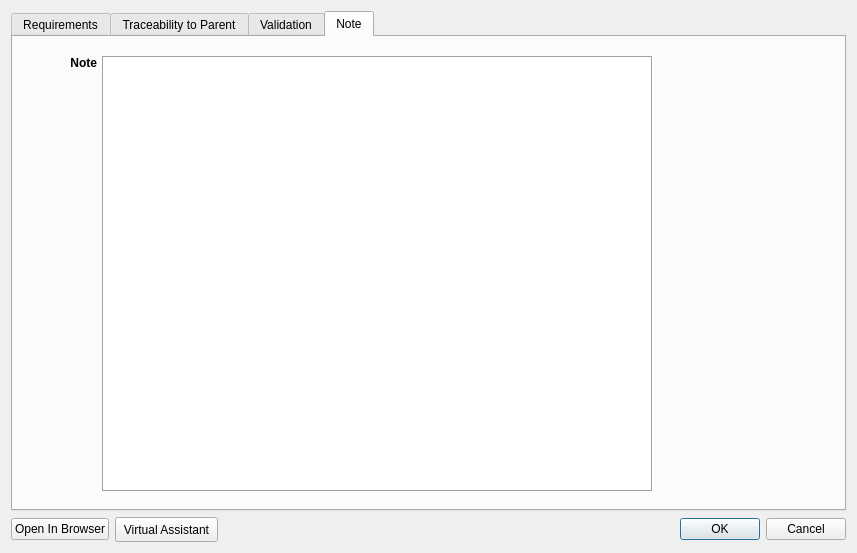
<?xml version="1.0" encoding="UTF-8"?>
<ui version="4.0">
 <class>BasicRequirementDialog</class>
 <widget class="QDialog" name="BasicRequirementDialog">
  <property name="geometry">
   <rect>
    <x>0</x>
    <y>0</y>
    <width>857</width>
    <height>553</height>
   </rect>
  </property>
  <property name="minimumSize">
   <size>
    <width>750</width>
    <height>0</height>
   </size>
  </property>
  <property name="windowTitle">
   <string>Requirement Editor</string>
  </property>
  <layout class="QGridLayout" name="columnLayout" columnstretch="0">
   <property name="sizeConstraint">
    <enum>QLayout::SetNoConstraint</enum>
   </property>
   <item row="3" column="0">
    <layout class="QHBoxLayout" name="horizontalLayout_2">
     <item>
      <widget class="QPushButton" name="browserButton">
       <property name="text">
        <string>Open In Browser</string>
       </property>
      </widget>
     </item>
     <item>
      <widget class="QPushButton" name="virtualassistantButton">
       <property name="minimumSize">
        <size>
         <width>103</width>
         <height>25</height>
        </size>
       </property>
       <property name="text">
        <string>Virtual Assistant</string>
       </property>
      </widget>
     </item>
     <item>
      <widget class="QDialogButtonBox" name="buttonBox">
       <property name="sizePolicy">
        <sizepolicy hsizetype="Preferred" vsizetype="Fixed">
         <horstretch>0</horstretch>
         <verstretch>0</verstretch>
        </sizepolicy>
       </property>
       <property name="orientation">
        <enum>Qt::Horizontal</enum>
       </property>
       <property name="standardButtons">
        <set>QDialogButtonBox::Cancel|QDialogButtonBox::Ok</set>
       </property>
      </widget>
     </item>
    </layout>
   </item>
   <item row="1" column="0">
    <widget class="QTabWidget" name="tabWidget">
     <property name="currentIndex">
      <number>3</number>
     </property>
     <widget class="QWidget" name="requirementTab">
      <attribute name="title">
       <string>Requirements</string>
      </attribute>
      <widget class="QWidget" name="layoutWidget">
       <property name="geometry">
        <rect>
         <x>0</x>
         <y>9</y>
         <width>828</width>
         <height>401</height>
        </rect>
       </property>
       <layout class="QVBoxLayout" name="verticalLayout_2">
        <property name="spacing">
         <number>5</number>
        </property>
        <property name="leftMargin">
         <number>10</number>
        </property>
        <property name="topMargin">
         <number>5</number>
        </property>
        <property name="rightMargin">
         <number>10</number>
        </property>
        <property name="bottomMargin">
         <number>5</number>
        </property>
        <item>
         <layout class="QHBoxLayout" name="horizontalLayout_4">
          <property name="sizeConstraint">
           <enum>QLayout::SetMinimumSize</enum>
          </property>
          <property name="leftMargin">
           <number>0</number>
          </property>
          <property name="topMargin">
           <number>5</number>
          </property>
          <item>
           <widget class="QLabel" name="titleLabel">
            <property name="sizePolicy">
             <sizepolicy hsizetype="Preferred" vsizetype="Preferred">
              <horstretch>0</horstretch>
              <verstretch>0</verstretch>
             </sizepolicy>
            </property>
            <property name="minimumSize">
             <size>
              <width>100</width>
              <height>0</height>
             </size>
            </property>
            <property name="maximumSize">
             <size>
              <width>16777215</width>
              <height>16777215</height>
             </size>
            </property>
            <property name="text">
             <string>&lt;html&gt;&lt;head/&gt;&lt;body&gt;&lt;p&gt;&lt;span style=&quot; font-weight:700;&quot;&gt;Title&lt;/span&gt;&lt;/p&gt;&lt;/body&gt;&lt;/html&gt;</string>
            </property>
            <property name="alignment">
             <set>Qt::AlignLeading|Qt::AlignLeft|Qt::AlignTop</set>
            </property>
           </widget>
          </item>
          <item>
           <widget class="QLineEdit" name="titleLineEdit">
            <property name="minimumSize">
             <size>
              <width>550</width>
              <height>0</height>
             </size>
            </property>
            <property name="baseSize">
             <size>
              <width>500</width>
              <height>0</height>
             </size>
            </property>
           </widget>
          </item>
         </layout>
        </item>
        <item>
         <layout class="QHBoxLayout" name="horizontalLayout_5">
          <property name="topMargin">
           <number>5</number>
          </property>
          <item>
           <widget class="QLabel" name="IdLabel">
            <property name="minimumSize">
             <size>
              <width>100</width>
              <height>0</height>
             </size>
            </property>
            <property name="text">
             <string>&lt;html&gt;&lt;head/&gt;&lt;body&gt;&lt;p&gt;&lt;span style=&quot; font-weight:700;&quot;&gt;Requirement Identifier&lt;/span&gt;&lt;/p&gt;&lt;/body&gt;&lt;/html&gt;</string>
            </property>
            <property name="alignment">
             <set>Qt::AlignLeading|Qt::AlignLeft|Qt::AlignTop</set>
            </property>
            <property name="wordWrap">
             <bool>true</bool>
            </property>
           </widget>
          </item>
          <item>
           <layout class="QHBoxLayout" name="horizontalLayout">
            <property name="spacing">
             <number>10</number>
            </property>
            <property name="sizeConstraint">
             <enum>QLayout::SetFixedSize</enum>
            </property>
            <item>
             <widget class="QLineEdit" name="idLineEdit">
              <property name="minimumSize">
               <size>
                <width>280</width>
                <height>0</height>
               </size>
              </property>
              <property name="toolTip">
               <string>The #reqif keyword will be added before this ID</string>
              </property>
              <property name="readOnly">
               <bool>false</bool>
              </property>
             </widget>
            </item>
            <item>
             <widget class="QLabel" name="notUniqueIDLabel">
              <property name="minimumSize">
               <size>
                <width>160</width>
                <height>0</height>
               </size>
              </property>
              <property name="text">
               <string>This Requirement Identifier is not unique</string>
              </property>
              <property name="wordWrap">
               <bool>true</bool>
              </property>
             </widget>
            </item>
           </layout>
          </item>
         </layout>
        </item>
        <item>
         <layout class="QHBoxLayout" name="horizontalLayout_8">
          <property name="leftMargin">
           <number>0</number>
          </property>
          <property name="topMargin">
           <number>5</number>
          </property>
          <item>
           <widget class="QLabel" name="label_6">
            <property name="minimumSize">
             <size>
              <width>100</width>
              <height>0</height>
             </size>
            </property>
            <property name="maximumSize">
             <size>
              <width>86</width>
              <height>16777215</height>
             </size>
            </property>
            <property name="text">
             <string>&lt;html&gt;&lt;head/&gt;&lt;body&gt;&lt;p&gt;&lt;span style=&quot; font-weight:700;&quot;&gt;Specification&lt;/span&gt;&lt;/p&gt;&lt;/body&gt;&lt;/html&gt;</string>
            </property>
            <property name="alignment">
             <set>Qt::AlignLeading|Qt::AlignLeft|Qt::AlignVCenter</set>
            </property>
           </widget>
          </item>
          <item>
           <widget class="QComboBox" name="specificationComboBox">
            <property name="minimumSize">
             <size>
              <width>80</width>
              <height>0</height>
             </size>
            </property>
            <property name="maximumSize">
             <size>
              <width>80</width>
              <height>16777215</height>
             </size>
            </property>
            <property name="sizeIncrement">
             <size>
              <width>0</width>
              <height>0</height>
             </size>
            </property>
            <item>
             <property name="text">
              <string>SRS</string>
             </property>
            </item>
            <item>
             <property name="text">
              <string>SSS</string>
             </property>
            </item>
           </widget>
          </item>
          <item>
           <widget class="QLabel" name="labelType">
            <property name="minimumSize">
             <size>
              <width>120</width>
              <height>0</height>
             </size>
            </property>
            <property name="maximumSize">
             <size>
              <width>60</width>
              <height>16777215</height>
             </size>
            </property>
            <property name="text">
             <string>&lt;html&gt;&lt;head/&gt;&lt;body&gt;&lt;p&gt;&lt;span style=&quot; font-weight:700;&quot;&gt;Requirement Type&lt;/span&gt;&lt;/p&gt;&lt;/body&gt;&lt;/html&gt;</string>
            </property>
            <property name="alignment">
             <set>Qt::AlignLeading|Qt::AlignLeft|Qt::AlignVCenter</set>
            </property>
            <property name="wordWrap">
             <bool>true</bool>
            </property>
           </widget>
          </item>
          <item>
           <widget class="QComboBox" name="typeComboBox">
            <property name="minimumSize">
             <size>
              <width>180</width>
              <height>0</height>
             </size>
            </property>
           </widget>
          </item>
         </layout>
        </item>
        <item>
         <layout class="QHBoxLayout" name="horizontalLayout_6">
          <property name="topMargin">
           <number>10</number>
          </property>
          <item>
           <widget class="QLabel" name="descriptionLabel">
            <property name="minimumSize">
             <size>
              <width>100</width>
              <height>0</height>
             </size>
            </property>
            <property name="text">
             <string>&lt;html&gt;&lt;head/&gt;&lt;body&gt;&lt;p&gt;&lt;span style=&quot; font-weight:700;&quot;&gt;Requirement&lt;/span&gt;&lt;/p&gt;&lt;/body&gt;&lt;/html&gt;</string>
            </property>
            <property name="alignment">
             <set>Qt::AlignLeading|Qt::AlignLeft|Qt::AlignTop</set>
            </property>
            <property name="wordWrap">
             <bool>true</bool>
            </property>
           </widget>
          </item>
          <item>
           <widget class="QTextEdit" name="descriptionTextEdit">
            <property name="minimumSize">
             <size>
              <width>700</width>
              <height>0</height>
             </size>
            </property>
           </widget>
          </item>
         </layout>
        </item>
        <item>
         <layout class="QHBoxLayout" name="horizontalLayout_11">
          <property name="spacing">
           <number>5</number>
          </property>
          <property name="leftMargin">
           <number>0</number>
          </property>
          <property name="topMargin">
           <number>5</number>
          </property>
          <property name="rightMargin">
           <number>0</number>
          </property>
          <property name="bottomMargin">
           <number>5</number>
          </property>
          <item>
           <widget class="QLabel" name="priorityLabel">
            <property name="minimumSize">
             <size>
              <width>100</width>
              <height>0</height>
             </size>
            </property>
            <property name="maximumSize">
             <size>
              <width>75</width>
              <height>16777215</height>
             </size>
            </property>
            <property name="layoutDirection">
             <enum>Qt::LeftToRight</enum>
            </property>
            <property name="text">
             <string>&lt;html&gt;&lt;head/&gt;&lt;body&gt;&lt;p&gt;&lt;span style=&quot; font-weight:700;&quot;&gt;Priority&lt;/span&gt;&lt;/p&gt;&lt;/body&gt;&lt;/html&gt;</string>
            </property>
            <property name="textFormat">
             <enum>Qt::RichText</enum>
            </property>
            <property name="alignment">
             <set>Qt::AlignLeading|Qt::AlignLeft|Qt::AlignVCenter</set>
            </property>
           </widget>
          </item>
          <item>
           <widget class="QComboBox" name="priorityComboBox">
            <property name="minimumSize">
             <size>
              <width>180</width>
              <height>0</height>
             </size>
            </property>
            <property name="maximumSize">
             <size>
              <width>200</width>
              <height>16777215</height>
             </size>
            </property>
           </widget>
          </item>
          <item>
           <widget class="QLabel" name="statusLabel">
            <property name="minimumSize">
             <size>
              <width>100</width>
              <height>0</height>
             </size>
            </property>
            <property name="maximumSize">
             <size>
              <width>150</width>
              <height>16777215</height>
             </size>
            </property>
            <property name="text">
             <string>&lt;html&gt;&lt;head/&gt;&lt;body&gt;&lt;p&gt;&lt;span style=&quot; font-weight:700;&quot;&gt;Requirement Status&lt;/span&gt;&lt;/p&gt;&lt;/body&gt;&lt;/html&gt;</string>
            </property>
            <property name="alignment">
             <set>Qt::AlignRight|Qt::AlignTrailing|Qt::AlignVCenter</set>
            </property>
           </widget>
          </item>
          <item>
           <widget class="QComboBox" name="statusComboBox">
            <property name="minimumSize">
             <size>
              <width>150</width>
              <height>0</height>
             </size>
            </property>
           </widget>
          </item>
         </layout>
        </item>
       </layout>
      </widget>
     </widget>
     <widget class="QWidget" name="traceabilityTab">
      <attribute name="title">
       <string>Traceability to Parent</string>
      </attribute>
      <widget class="QWidget" name="verticalLayoutWidget_2">
       <property name="geometry">
        <rect>
         <x>9</x>
         <y>9</y>
         <width>637</width>
         <height>451</height>
        </rect>
       </property>
       <layout class="QVBoxLayout" name="verticalLayout_3">
        <property name="spacing">
         <number>5</number>
        </property>
        <property name="leftMargin">
         <number>0</number>
        </property>
        <property name="topMargin">
         <number>5</number>
        </property>
        <property name="rightMargin">
         <number>0</number>
        </property>
        <property name="bottomMargin">
         <number>5</number>
        </property>
        <item>
         <layout class="QHBoxLayout" name="horizontalLayout_9">
          <property name="spacing">
           <number>5</number>
          </property>
          <property name="leftMargin">
           <number>10</number>
          </property>
          <property name="topMargin">
           <number>5</number>
          </property>
          <property name="rightMargin">
           <number>10</number>
          </property>
          <property name="bottomMargin">
           <number>5</number>
          </property>
          <item>
           <layout class="QVBoxLayout" name="verticalLayout_5">
            <property name="topMargin">
             <number>5</number>
            </property>
            <item>
             <widget class="QLabel" name="unreferencedLabel">
              <property name="minimumSize">
               <size>
                <width>0</width>
                <height>0</height>
               </size>
              </property>
              <property name="text">
               <string>&lt;html&gt;&lt;head/&gt;&lt;body&gt;&lt;p&gt;&lt;span style=&quot; font-weight:700;&quot;&gt;Unreferenced&lt;/span&gt;&lt;/p&gt;&lt;/body&gt;&lt;/html&gt;</string>
              </property>
              <property name="alignment">
               <set>Qt::AlignCenter</set>
              </property>
             </widget>
            </item>
            <item>
             <widget class="QListWidget" name="availableListWidget">
              <property name="minimumSize">
               <size>
                <width>120</width>
                <height>0</height>
               </size>
              </property>
              <property name="maximumSize">
               <size>
                <width>16777215</width>
                <height>16777215</height>
               </size>
              </property>
              <property name="editTriggers">
               <set>QAbstractItemView::NoEditTriggers</set>
              </property>
              <property name="showDropIndicator" stdset="0">
               <bool>false</bool>
              </property>
             </widget>
            </item>
           </layout>
          </item>
          <item>
           <layout class="QVBoxLayout" name="verticalLayout_4">
            <item>
             <widget class="QPushButton" name="addRefButton">
              <property name="minimumSize">
               <size>
                <width>120</width>
                <height>0</height>
               </size>
              </property>
              <property name="text">
               <string>Add Parent &gt;&gt;</string>
              </property>
             </widget>
            </item>
            <item>
             <widget class="QPushButton" name="removeRefButton">
              <property name="minimumSize">
               <size>
                <width>120</width>
                <height>0</height>
               </size>
              </property>
              <property name="text">
               <string>&lt;&lt; Remove Parent</string>
              </property>
             </widget>
            </item>
           </layout>
          </item>
          <item>
           <layout class="QVBoxLayout" name="verticalLayout_6">
            <property name="topMargin">
             <number>5</number>
            </property>
            <item>
             <widget class="QLabel" name="parentLlabel">
              <property name="text">
               <string>&lt;html&gt;&lt;head/&gt;&lt;body&gt;&lt;p&gt;&lt;span style=&quot; font-weight:700;&quot;&gt;Parents&lt;/span&gt;&lt;/p&gt;&lt;/body&gt;&lt;/html&gt;</string>
              </property>
              <property name="alignment">
               <set>Qt::AlignCenter</set>
              </property>
             </widget>
            </item>
            <item>
             <widget class="QListWidget" name="parentsListWidget">
              <property name="minimumSize">
               <size>
                <width>120</width>
                <height>0</height>
               </size>
              </property>
              <property name="maximumSize">
               <size>
                <width>16777215</width>
                <height>16777215</height>
               </size>
              </property>
              <property name="editTriggers">
               <set>QAbstractItemView::NoEditTriggers</set>
              </property>
              <property name="showDropIndicator" stdset="0">
               <bool>false</bool>
              </property>
              <property name="selectionMode">
               <enum>QAbstractItemView::SingleSelection</enum>
              </property>
             </widget>
            </item>
           </layout>
          </item>
          <item>
           <layout class="QVBoxLayout" name="verticalLayout_7">
            <property name="leftMargin">
             <number>0</number>
            </property>
            <property name="topMargin">
             <number>5</number>
            </property>
            <item>
             <widget class="QLabel" name="dependentLabel">
              <property name="text">
               <string>&lt;html&gt;&lt;head/&gt;&lt;body&gt;&lt;p&gt;&lt;span style=&quot; font-weight:700;&quot;&gt;Children&lt;/span&gt;&lt;/p&gt;&lt;/body&gt;&lt;/html&gt;</string>
              </property>
              <property name="alignment">
               <set>Qt::AlignCenter</set>
              </property>
             </widget>
            </item>
            <item>
             <widget class="QListWidget" name="childrenListWidget">
              <property name="minimumSize">
               <size>
                <width>120</width>
                <height>0</height>
               </size>
              </property>
              <property name="editTriggers">
               <set>QAbstractItemView::NoEditTriggers</set>
              </property>
              <property name="showDropIndicator" stdset="0">
               <bool>false</bool>
              </property>
              <property name="selectionMode">
               <enum>QAbstractItemView::NoSelection</enum>
              </property>
             </widget>
            </item>
           </layout>
          </item>
         </layout>
        </item>
        <item>
         <layout class="QHBoxLayout" name="horizontalLayout_10">
          <property name="spacing">
           <number>5</number>
          </property>
          <property name="leftMargin">
           <number>10</number>
          </property>
          <property name="topMargin">
           <number>5</number>
          </property>
          <property name="rightMargin">
           <number>10</number>
          </property>
          <property name="bottomMargin">
           <number>5</number>
          </property>
          <item>
           <widget class="QLabel" name="justificationLabel">
            <property name="minimumSize">
             <size>
              <width>160</width>
              <height>0</height>
             </size>
            </property>
            <property name="text">
             <string>&lt;html&gt;&lt;head/&gt;&lt;body&gt;&lt;p&gt;&lt;span style=&quot; font-weight:700;&quot;&gt;Rationale /&lt;br/&gt;Justification&lt;/span&gt;&lt;/p&gt;&lt;/body&gt;&lt;/html&gt;</string>
            </property>
            <property name="textFormat">
             <enum>Qt::RichText</enum>
            </property>
            <property name="alignment">
             <set>Qt::AlignRight|Qt::AlignTrailing|Qt::AlignVCenter</set>
            </property>
            <property name="margin">
             <number>10</number>
            </property>
            <property name="indent">
             <number>0</number>
            </property>
           </widget>
          </item>
          <item>
           <widget class="QTextEdit" name="justificationTextEdit">
            <property name="minimumSize">
             <size>
              <width>200</width>
              <height>0</height>
             </size>
            </property>
           </widget>
          </item>
         </layout>
        </item>
       </layout>
      </widget>
     </widget>
     <widget class="QWidget" name="validationTab">
      <attribute name="title">
       <string>Validation</string>
      </attribute>
      <widget class="QWidget" name="verticalLayoutWidget_3">
       <property name="geometry">
        <rect>
         <x>9</x>
         <y>9</y>
         <width>642</width>
         <height>451</height>
        </rect>
       </property>
       <layout class="QVBoxLayout" name="verticalLayout_8">
        <item>
         <layout class="QHBoxLayout" name="horizontalLayout_3">
          <property name="sizeConstraint">
           <enum>QLayout::SetMinimumSize</enum>
          </property>
          <property name="leftMargin">
           <number>10</number>
          </property>
          <property name="topMargin">
           <number>10</number>
          </property>
          <property name="rightMargin">
           <number>10</number>
          </property>
          <property name="bottomMargin">
           <number>10</number>
          </property>
          <item>
           <widget class="QGroupBox" name="groupBox">
            <property name="minimumSize">
             <size>
              <width>0</width>
              <height>50</height>
             </size>
            </property>
            <property name="font">
             <font>
              <bold>true</bold>
             </font>
            </property>
            <property name="title">
             <string>Validation Method</string>
            </property>
            <property name="alignment">
             <set>Qt::AlignBottom|Qt::AlignLeading|Qt::AlignLeft</set>
            </property>
            <widget class="QCheckBox" name="testCheckBox">
             <property name="geometry">
              <rect>
               <x>0</x>
               <y>20</y>
               <width>120</width>
               <height>31</height>
              </rect>
             </property>
             <property name="minimumSize">
              <size>
               <width>0</width>
               <height>0</height>
              </size>
             </property>
             <property name="sizeIncrement">
              <size>
               <width>0</width>
               <height>0</height>
              </size>
             </property>
             <property name="layoutDirection">
              <enum>Qt::RightToLeft</enum>
             </property>
             <property name="text">
              <string>Test</string>
             </property>
            </widget>
            <widget class="QCheckBox" name="analysisCheckBox">
             <property name="geometry">
              <rect>
               <x>130</x>
               <y>20</y>
               <width>111</width>
               <height>31</height>
              </rect>
             </property>
             <property name="layoutDirection">
              <enum>Qt::RightToLeft</enum>
             </property>
             <property name="text">
              <string>Analysis</string>
             </property>
            </widget>
            <widget class="QCheckBox" name="inspectionCheckBox">
             <property name="geometry">
              <rect>
               <x>260</x>
               <y>20</y>
               <width>111</width>
               <height>31</height>
              </rect>
             </property>
             <property name="layoutDirection">
              <enum>Qt::RightToLeft</enum>
             </property>
             <property name="text">
              <string>Inspection</string>
             </property>
            </widget>
            <widget class="QCheckBox" name="designCheckBox">
             <property name="geometry">
              <rect>
               <x>390</x>
               <y>20</y>
               <width>111</width>
               <height>31</height>
              </rect>
             </property>
             <property name="layoutDirection">
              <enum>Qt::RightToLeft</enum>
             </property>
             <property name="text">
              <string>Design</string>
             </property>
            </widget>
           </widget>
          </item>
         </layout>
        </item>
        <item>
         <layout class="QHBoxLayout" name="horizontalLayout_13">
          <property name="rightMargin">
           <number>10</number>
          </property>
          <item>
           <widget class="QLabel" name="label">
            <property name="minimumSize">
             <size>
              <width>110</width>
              <height>0</height>
             </size>
            </property>
            <property name="maximumSize">
             <size>
              <width>16777215</width>
              <height>16777215</height>
             </size>
            </property>
            <property name="font">
             <font>
              <bold>true</bold>
             </font>
            </property>
            <property name="text">
             <string>Validation Description</string>
            </property>
            <property name="alignment">
             <set>Qt::AlignRight|Qt::AlignTop|Qt::AlignTrailing</set>
            </property>
            <property name="wordWrap">
             <bool>true</bool>
            </property>
            <property name="indent">
             <number>5</number>
            </property>
           </widget>
          </item>
          <item>
           <widget class="QTextEdit" name="valDescriptionTextEdit"/>
          </item>
         </layout>
        </item>
        <item>
         <layout class="QHBoxLayout" name="horizontalLayout_15">
          <property name="rightMargin">
           <number>10</number>
          </property>
          <item>
           <widget class="QLabel" name="label_2">
            <property name="minimumSize">
             <size>
              <width>110</width>
              <height>0</height>
             </size>
            </property>
            <property name="font">
             <font>
              <bold>true</bold>
             </font>
            </property>
            <property name="text">
             <string>Validation Status</string>
            </property>
            <property name="alignment">
             <set>Qt::AlignRight|Qt::AlignTrailing|Qt::AlignVCenter</set>
            </property>
           </widget>
          </item>
          <item>
           <widget class="QComboBox" name="valStatusComboBox">
            <property name="minimumSize">
             <size>
              <width>211</width>
              <height>0</height>
             </size>
            </property>
           </widget>
          </item>
          <item>
           <spacer name="horizontalSpacer_5">
            <property name="orientation">
             <enum>Qt::Horizontal</enum>
            </property>
            <property name="sizeHint" stdset="0">
             <size>
              <width>40</width>
              <height>20</height>
             </size>
            </property>
           </spacer>
          </item>
          <item>
           <widget class="QLabel" name="versionLabel">
            <property name="minimumSize">
             <size>
              <width>54</width>
              <height>0</height>
             </size>
            </property>
            <property name="maximumSize">
             <size>
              <width>54</width>
              <height>16777215</height>
             </size>
            </property>
            <property name="text">
             <string>&lt;html&gt;&lt;head/&gt;&lt;body&gt;&lt;p&gt;&lt;span style=&quot; font-weight:700;&quot;&gt;Version&lt;/span&gt;&lt;/p&gt;&lt;/body&gt;&lt;/html&gt;</string>
            </property>
            <property name="alignment">
             <set>Qt::AlignRight|Qt::AlignTrailing|Qt::AlignVCenter</set>
            </property>
           </widget>
          </item>
          <item>
           <widget class="QLineEdit" name="versionLineEdit">
            <property name="minimumSize">
             <size>
              <width>230</width>
              <height>0</height>
             </size>
            </property>
           </widget>
          </item>
         </layout>
        </item>
        <item>
         <layout class="QHBoxLayout" name="horizontalLayout_19">
          <property name="rightMargin">
           <number>10</number>
          </property>
          <item>
           <widget class="QLabel" name="label_3">
            <property name="minimumSize">
             <size>
              <width>110</width>
              <height>0</height>
             </size>
            </property>
            <property name="font">
             <font>
              <bold>true</bold>
             </font>
            </property>
            <property name="text">
             <string>Validation Evidence</string>
            </property>
            <property name="alignment">
             <set>Qt::AlignRight|Qt::AlignTop|Qt::AlignTrailing</set>
            </property>
            <property name="wordWrap">
             <bool>true</bool>
            </property>
           </widget>
          </item>
          <item>
           <widget class="QTextEdit" name="valEvidenceTextEdit"/>
          </item>
         </layout>
        </item>
        <item>
         <layout class="QHBoxLayout" name="horizontalLayout_12">
          <property name="leftMargin">
           <number>10</number>
          </property>
          <property name="rightMargin">
           <number>10</number>
          </property>
          <item>
           <widget class="QGroupBox" name="groupBox_3">
            <property name="minimumSize">
             <size>
              <width>0</width>
              <height>60</height>
             </size>
            </property>
            <property name="font">
             <font>
              <bold>true</bold>
             </font>
            </property>
            <property name="title">
             <string>Compliance</string>
            </property>
            <widget class="QWidget" name="horizontalLayoutWidget_4">
             <property name="geometry">
              <rect>
               <x>-1</x>
               <y>20</y>
               <width>621</width>
               <height>41</height>
              </rect>
             </property>
             <layout class="QHBoxLayout" name="horizontalLayout_20">
              <property name="rightMargin">
               <number>10</number>
              </property>
              <item>
               <widget class="QLabel" name="label_4">
                <property name="maximumSize">
                 <size>
                  <width>100</width>
                  <height>16777215</height>
                 </size>
                </property>
                <property name="text">
                 <string>Compliance</string>
                </property>
                <property name="alignment">
                 <set>Qt::AlignRight|Qt::AlignTrailing|Qt::AlignVCenter</set>
                </property>
               </widget>
              </item>
              <item>
               <widget class="QComboBox" name="complianceComboBox">
                <property name="font">
                 <font>
                  <bold>false</bold>
                 </font>
                </property>
               </widget>
              </item>
              <item>
               <widget class="QLabel" name="label_5">
                <property name="minimumSize">
                 <size>
                  <width>80</width>
                  <height>0</height>
                 </size>
                </property>
                <property name="maximumSize">
                 <size>
                  <width>80</width>
                  <height>16777215</height>
                 </size>
                </property>
                <property name="text">
                 <string>Compliance Status</string>
                </property>
                <property name="alignment">
                 <set>Qt::AlignRight|Qt::AlignTrailing|Qt::AlignVCenter</set>
                </property>
                <property name="wordWrap">
                 <bool>true</bool>
                </property>
               </widget>
              </item>
              <item>
               <widget class="QComboBox" name="complianceStatusComboBox">
                <property name="font">
                 <font>
                  <bold>false</bold>
                 </font>
                </property>
               </widget>
              </item>
             </layout>
            </widget>
           </widget>
          </item>
         </layout>
        </item>
       </layout>
      </widget>
     </widget>
     <widget class="QWidget" name="noteTab">
      <attribute name="title">
       <string>Note</string>
      </attribute>
      <widget class="QWidget" name="verticalLayoutWidget">
       <property name="geometry">
        <rect>
         <x>9</x>
         <y>9</y>
         <width>641</width>
         <height>451</height>
        </rect>
       </property>
       <layout class="QVBoxLayout" name="verticalLayout">
        <property name="spacing">
         <number>5</number>
        </property>
        <property name="leftMargin">
         <number>10</number>
        </property>
        <property name="topMargin">
         <number>5</number>
        </property>
        <property name="rightMargin">
         <number>10</number>
        </property>
        <property name="bottomMargin">
         <number>5</number>
        </property>
        <item>
         <layout class="QHBoxLayout" name="horizontalLayout_7">
          <property name="leftMargin">
           <number>0</number>
          </property>
          <property name="topMargin">
           <number>5</number>
          </property>
          <property name="rightMargin">
           <number>0</number>
          </property>
          <property name="bottomMargin">
           <number>0</number>
          </property>
          <item>
           <spacer name="horizontalSpacer_4">
            <property name="orientation">
             <enum>Qt::Horizontal</enum>
            </property>
            <property name="sizeType">
             <enum>QSizePolicy::Fixed</enum>
            </property>
            <property name="sizeHint" stdset="0">
             <size>
              <width>38</width>
              <height>20</height>
             </size>
            </property>
           </spacer>
          </item>
          <item>
           <widget class="QLabel" name="noteLabel">
            <property name="text">
             <string>&lt;html&gt;&lt;head/&gt;&lt;body&gt;&lt;p&gt;&lt;span style=&quot; font-weight:700;&quot;&gt;Note&lt;/span&gt;&lt;/p&gt;&lt;/body&gt;&lt;/html&gt;</string>
            </property>
            <property name="alignment">
             <set>Qt::AlignRight|Qt::AlignTop|Qt::AlignTrailing</set>
            </property>
           </widget>
          </item>
          <item>
           <widget class="QTextEdit" name="noteTextEdit">
            <property name="minimumSize">
             <size>
              <width>500</width>
              <height>0</height>
             </size>
            </property>
            <property name="frameShape">
             <enum>QFrame::Box</enum>
            </property>
           </widget>
          </item>
         </layout>
        </item>
       </layout>
      </widget>
     </widget>
    </widget>
   </item>
  </layout>
 </widget>
 <resources/>
 <connections>
  <connection>
   <sender>buttonBox</sender>
   <signal>accepted()</signal>
   <receiver>BasicRequirementDialog</receiver>
   <slot>accept()</slot>
   <hints>
    <hint type="sourcelabel">
     <x>248</x>
     <y>254</y>
    </hint>
    <hint type="destinationlabel">
     <x>157</x>
     <y>274</y>
    </hint>
   </hints>
  </connection>
  <connection>
   <sender>buttonBox</sender>
   <signal>rejected()</signal>
   <receiver>BasicRequirementDialog</receiver>
   <slot>reject()</slot>
   <hints>
    <hint type="sourcelabel">
     <x>316</x>
     <y>260</y>
    </hint>
    <hint type="destinationlabel">
     <x>286</x>
     <y>274</y>
    </hint>
   </hints>
  </connection>
 </connections>
</ui>
